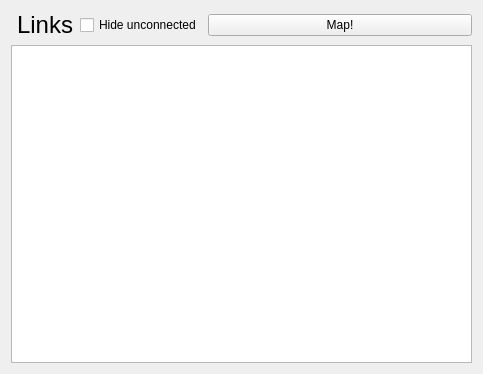
<?xml version="1.0" encoding="UTF-8"?>
<ui version="4.0">
 <class>LinkView</class>
 <widget class="QWidget" name="LinkView">
  <property name="geometry">
   <rect>
    <x>0</x>
    <y>0</y>
    <width>483</width>
    <height>374</height>
   </rect>
  </property>
  <property name="windowTitle">
   <string>Form</string>
  </property>
  <layout class="QGridLayout" name="gridLayout">
   <item row="0" column="0">
    <layout class="QVBoxLayout" name="verticalLayout">
     <item>
      <layout class="QHBoxLayout" name="horizontalLayout">
       <item>
        <widget class="QLabel" name="linkLabel">
         <property name="sizePolicy">
          <sizepolicy hsizetype="Fixed" vsizetype="Preferred">
           <horstretch>0</horstretch>
           <verstretch>0</verstretch>
          </sizepolicy>
         </property>
         <property name="font">
          <font>
           <pointsize>18</pointsize>
          </font>
         </property>
         <property name="text">
          <string>Links</string>
         </property>
         <property name="indent">
          <number>6</number>
         </property>
        </widget>
       </item>
       <item>
        <widget class="QCheckBox" name="checkBox">
         <property name="sizePolicy">
          <sizepolicy hsizetype="Fixed" vsizetype="Fixed">
           <horstretch>0</horstretch>
           <verstretch>0</verstretch>
          </sizepolicy>
         </property>
         <property name="text">
          <string>Hide unconnected</string>
         </property>
        </widget>
       </item>
       <item>
        <widget class="QPushButton" name="pushButtonMap">
         <property name="text">
          <string>Map!</string>
         </property>
        </widget>
       </item>
      </layout>
     </item>
    </layout>
   </item>
   <item row="1" column="0">
    <widget class="QGraphicsView" name="links"/>
   </item>
  </layout>
 </widget>
 <resources/>
 <connections/>
</ui>
